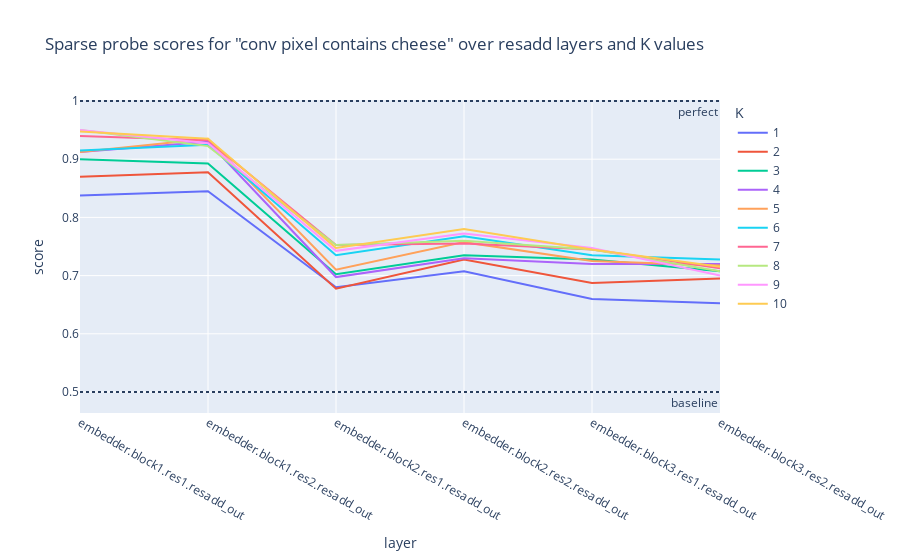
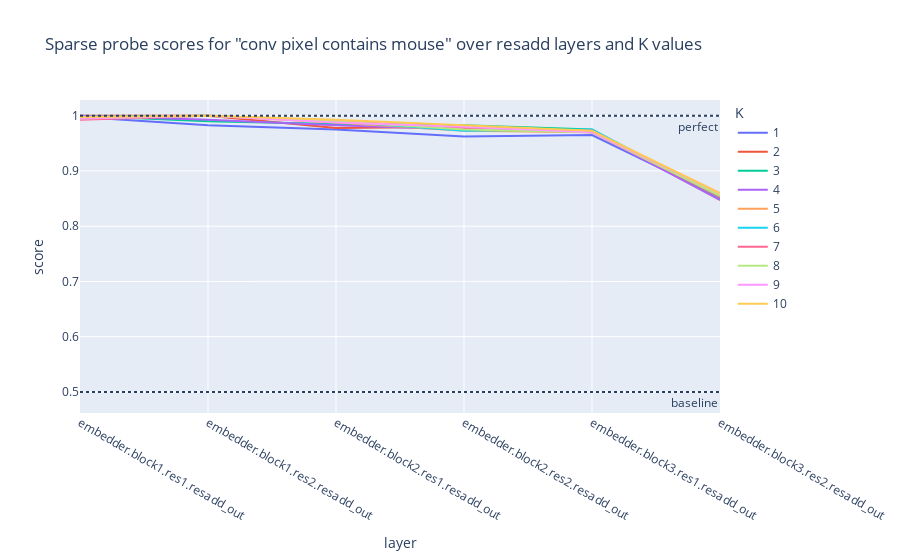

The notebook cell saved with these charts, in order:
### Code cell
# Train probes and show results
index_nums = np.arange(10)+1
for obj_name, pixel_data_this in pixel_data.items():
    scores_list = []
    for value_label, (pixels, is_obj, rows_in_value, cols_in_value, f_test, sort_inds) in tqdm(pixel_data_this.items()):
        for K in index_nums:
            results = cpr.linear_probe(pixels[:,sort_inds[:K]], is_obj, C=10, random_state=42)
            scores_list.append({'layer': value_label, 'K': K, 'score': results['test_score']})
    scores_df = pd.DataFrame(scores_list)

    fig = px.line(scores_df, x='layer', y='score', color='K',
        title=f'Sparse probe scores for "conv pixel contains {obj_name}" over resadd layers and K values')
    fig.add_hline(y=1.,  line_dash="dot", annotation_text="perfect",  annotation_position="bottom right")
    fig.add_hline(y=0.5, line_dash="dot", annotation_text="baseline", annotation_position="bottom right")
    fig.show()

### Figure 1 — Plotly figure (JSON) as saved in the notebook; plotly's stock layout.template omitted (floating-point values rounded to 4 significant figures)
{"data": [{"hovertemplate": "K=1<br>layer=%{x}<br>score=%{y}<extra></extra>", "legendgroup": "1", "line": {"color": "#636efa", "dash": "solid"}, "marker": {"symbol": "circle"}, "mode": "lines", "name": "1", "orientation": "v", "showlegend": true, "type": "scatter", "x": ["embedder.block1.res1.resadd_out", "embedder.block1.res2.resadd_out", "embedder.block2.res1.resadd_out", "embedder.block2.res2.resadd_out", "embedder.block3.res1.resadd_out", "embedder.block3.res2.resadd_out"], "xaxis": "x", "y": [0.8375, 0.845, 0.68, 0.7075, 0.66, 0.6525], "yaxis": "y"}, {"hovertemplate": "K=2<br>layer=%{x}<br>score=%{y}<extra></extra>", "legendgroup": "2", "line": {"color": "#EF553B", "dash": "solid"}, "marker": {"symbol": "circle"}, "mode": "lines", "name": "2", "orientation": "v", "showlegend": true, "type": "scatter", "x": ["embedder.block1.res1.resadd_out", "embedder.block1.res2.resadd_out", "embedder.block2.res1.resadd_out", "embedder.block2.res2.resadd_out", "embedder.block3.res1.resadd_out", "embedder.block3.res2.resadd_out"], "xaxis": "x", "y": [0.87, 0.8775, 0.6775, 0.7275, 0.6875, 0.695], "yaxis": "y"}, {"hovertemplate": "K=3<br>layer=%{x}<br>score=%{y}<extra></extra>", "legendgroup": "3", "line": {"color": "#00cc96", "dash": "solid"}, "marker": {"symbol": "circle"}, "mode": "lines", "name": "3", "orientation": "v", "showlegend": true, "type": "scatter", "x": ["embedder.block1.res1.resadd_out", "embedder.block1.res2.resadd_out", "embedder.block2.res1.resadd_out", "embedder.block2.res2.resadd_out", "embedder.block3.res1.resadd_out", "embedder.block3.res2.resadd_out"], "xaxis": "x", "y": [0.9, 0.8925, 0.7025, 0.735, 0.7275, 0.7075], "yaxis": "y"}, {"hovertemplate": "K=4<br>layer=%{x}<br>score=%{y}<extra></extra>", "legendgroup": "4", "line": {"color": "#ab63fa", "dash": "solid"}, "marker": {"symbol": "circle"}, "mode": "lines", "name": "4", "orientation": "v", "showlegend": true, "type": "scatter", "x": ["embedder.block1.res1.resadd_out", "embedder.block1.res2.resadd_out", "embedder.block2.res1.resadd_out", "embedder.block2.res2.resadd_out", "embedder.block3.res1.resadd_out", "embedder.block3.res2.resadd_out"], "xaxis": "x", "y": [0.9125, 0.93, 0.6975, 0.73, 0.72, 0.72], "yaxis": "y"}, {"hovertemplate": "K=5<br>layer=%{x}<br>score=%{y}<extra></extra>", "legendgroup": "5", "line": {"color": "#FFA15A", "dash": "solid"}, "marker": {"symbol": "circle"}, "mode": "lines", "name": "5", "orientation": "v", "showlegend": true, "type": "scatter", "x": ["embedder.block1.res1.resadd_out", "embedder.block1.res2.resadd_out", "embedder.block2.res1.resadd_out", "embedder.block2.res2.resadd_out", "embedder.block3.res1.resadd_out", "embedder.block3.res2.resadd_out"], "xaxis": "x", "y": [0.9125, 0.935, 0.71, 0.7575, 0.725, 0.7175], "yaxis": "y"}, {"hovertemplate": "K=6<br>layer=%{x}<br>score=%{y}<extra></extra>", "legendgroup": "6", "line": {"color": "#19d3f3", "dash": "solid"}, "marker": {"symbol": "circle"}, "mode": "lines", "name": "6", "orientation": "v", "showlegend": true, "type": "scatter", "x": ["embedder.block1.res1.resadd_out", "embedder.block1.res2.resadd_out", "embedder.block2.res1.resadd_out", "embedder.block2.res2.resadd_out", "embedder.block3.res1.resadd_out", "embedder.block3.res2.resadd_out"], "xaxis": "x", "y": [0.915, 0.925, 0.735, 0.7675, 0.735, 0.7275], "yaxis": "y"}, {"hovertemplate": "K=7<br>layer=%{x}<br>score=%{y}<extra></extra>", "legendgroup": "7", "line": {"color": "#FF6692", "dash": "solid"}, "marker": {"symbol": "circle"}, "mode": "lines", "name": "7", "orientation": "v", "showlegend": true, "type": "scatter", "x": ["embedder.block1.res1.resadd_out", "embedder.block1.res2.resadd_out", "embedder.block2.res1.resadd_out", "embedder.block2.res2.resadd_out", "embedder.block3.res1.resadd_out", "embedder.block3.res2.resadd_out"], "xaxis": "x", "y": [0.94, 0.9325, 0.7525, 0.755, 0.745, 0.7125], "yaxis": "y"}, {"hovertemplate": "K=8<br>layer=%{x}<br>score=%{y}<extra></extra>", "legendgroup": "8", "line": {"color": "#B6E880", "dash": "solid"}, "marker": {"symbol": "circle"}, "mode": "lines", "name": "8", "orientation": "v", "showlegend": true, "type": "scatter", "x": ["embedder.block1.res1.resadd_out", "embedder.block1.res2.resadd_out", "embedder.block2.res1.resadd_out", "embedder.block2.res2.resadd_out", "embedder.block3.res1.resadd_out", "embedder.block3.res2.resadd_out"], "xaxis": "x", "y": [0.95, 0.9225, 0.7525, 0.76, 0.745, 0.7075], "yaxis": "y"}, {"hovertemplate": "K=9<br>layer=%{x}<br>score=%{y}<extra></extra>", "legendgroup": "9", "line": {"color": "#FF97FF", "dash": "solid"}, "marker": {"symbol": "circle"}, "mode": "lines", "name": "9", "orientation": "v", "showlegend": true, "type": "scatter", "x": ["embedder.block1.res1.resadd_out", "embedder.block1.res2.resadd_out", "embedder.block2.res1.resadd_out", "embedder.block2.res2.resadd_out", "embedder.block3.res1.resadd_out", "embedder.block3.res2.resadd_out"], "xaxis": "x", "y": [0.95, 0.9275, 0.7425, 0.7725, 0.7475, 0.7], "yaxis": "y"}, {"hovertemplate": "K=10<br>layer=%{x}<br>score=%{y}<extra></extra>", "legendgroup": "10", "line": {"color": "#FECB52", "dash": "solid"}, "marker": {"symbol": "circle"}, "mode": "lines", "name": "10", "orientation": "v", "showlegend": true, "type": "scatter", "x": ["embedder.block1.res1.resadd_out", "embedder.block1.res2.resadd_out", "embedder.block2.res1.resadd_out", "embedder.block2.res2.resadd_out", "embedder.block3.res1.resadd_out", "embedder.block3.res2.resadd_out"], "xaxis": "x", "y": [0.9475, 0.935, 0.7475, 0.78, 0.745, 0.715], "yaxis": "y"}], "layout": {"annotations": [{"showarrow": false, "text": "perfect", "x": 1, "xanchor": "right", "xref": "x domain", "y": 1, "yanchor": "top", "yref": "y"}, {"showarrow": false, "text": "baseline", "x": 1, "xanchor": "right", "xref": "x domain", "y": 0.5, "yanchor": "top", "yref": "y"}], "legend": {"title": {"text": "K"}, "tracegroupgap": 0}, "shapes": [{"line": {"dash": "dot"}, "type": "line", "x0": 0, "x1": 1, "xref": "x domain", "y0": 1, "y1": 1, "yref": "y"}, {"line": {"dash": "dot"}, "type": "line", "x0": 0, "x1": 1, "xref": "x domain", "y0": 0.5, "y1": 0.5, "yref": "y"}], "title": {"text": "Sparse probe scores for \"conv pixel contains cheese\" over resadd layers and K values"}, "xaxis": {"anchor": "y", "domain": [0, 1], "title": {"text": "layer"}}, "yaxis": {"anchor": "x", "domain": [0, 1], "title": {"text": "score"}}}}

### Figure 2 — Plotly figure (JSON) as saved in the notebook; plotly's stock layout.template omitted (floating-point values rounded to 4 significant figures)
{"data": [{"hovertemplate": "K=1<br>layer=%{x}<br>score=%{y}<extra></extra>", "legendgroup": "1", "line": {"color": "#636efa", "dash": "solid"}, "marker": {"symbol": "circle"}, "mode": "lines", "name": "1", "orientation": "v", "showlegend": true, "type": "scatter", "x": ["embedder.block1.res1.resadd_out", "embedder.block1.res2.resadd_out", "embedder.block2.res1.resadd_out", "embedder.block2.res2.resadd_out", "embedder.block3.res1.resadd_out", "embedder.block3.res2.resadd_out"], "xaxis": "x", "y": [0.9975, 0.9825, 0.975, 0.9625, 0.965, 0.8525], "yaxis": "y"}, {"hovertemplate": "K=2<br>layer=%{x}<br>score=%{y}<extra></extra>", "legendgroup": "2", "line": {"color": "#EF553B", "dash": "solid"}, "marker": {"symbol": "circle"}, "mode": "lines", "name": "2", "orientation": "v", "showlegend": true, "type": "scatter", "x": ["embedder.block1.res1.resadd_out", "embedder.block1.res2.resadd_out", "embedder.block2.res1.resadd_out", "embedder.block2.res2.resadd_out", "embedder.block3.res1.resadd_out", "embedder.block3.res2.resadd_out"], "xaxis": "x", "y": [1, 1, 0.9775, 0.98, 0.9725, 0.8475], "yaxis": "y"}, {"hovertemplate": "K=3<br>layer=%{x}<br>score=%{y}<extra></extra>", "legendgroup": "3", "line": {"color": "#00cc96", "dash": "solid"}, "marker": {"symbol": "circle"}, "mode": "lines", "name": "3", "orientation": "v", "showlegend": true, "type": "scatter", "x": ["embedder.block1.res1.resadd_out", "embedder.block1.res2.resadd_out", "embedder.block2.res1.resadd_out", "embedder.block2.res2.resadd_out", "embedder.block3.res1.resadd_out", "embedder.block3.res2.resadd_out"], "xaxis": "x", "y": [1, 0.99, 0.985, 0.9825, 0.975, 0.85], "yaxis": "y"}, {"hovertemplate": "K=4<br>layer=%{x}<br>score=%{y}<extra></extra>", "legendgroup": "4", "line": {"color": "#ab63fa", "dash": "solid"}, "marker": {"symbol": "circle"}, "mode": "lines", "name": "4", "orientation": "v", "showlegend": true, "type": "scatter", "x": ["embedder.block1.res1.resadd_out", "embedder.block1.res2.resadd_out", "embedder.block2.res1.resadd_out", "embedder.block2.res2.resadd_out", "embedder.block3.res1.resadd_out", "embedder.block3.res2.resadd_out"], "xaxis": "x", "y": [1, 0.9925, 0.9825, 0.975, 0.97, 0.8475], "yaxis": "y"}, {"hovertemplate": "K=5<br>layer=%{x}<br>score=%{y}<extra></extra>", "legendgroup": "5", "line": {"color": "#FFA15A", "dash": "solid"}, "marker": {"symbol": "circle"}, "mode": "lines", "name": "5", "orientation": "v", "showlegend": true, "type": "scatter", "x": ["embedder.block1.res1.resadd_out", "embedder.block1.res2.resadd_out", "embedder.block2.res1.resadd_out", "embedder.block2.res2.resadd_out", "embedder.block3.res1.resadd_out", "embedder.block3.res2.resadd_out"], "xaxis": "x", "y": [0.9975, 1, 0.9875, 0.9725, 0.97, 0.855], "yaxis": "y"}, {"hovertemplate": "K=6<br>layer=%{x}<br>score=%{y}<extra></extra>", "legendgroup": "6", "line": {"color": "#19d3f3", "dash": "solid"}, "marker": {"symbol": "circle"}, "mode": "lines", "name": "6", "orientation": "v", "showlegend": true, "type": "scatter", "x": ["embedder.block1.res1.resadd_out", "embedder.block1.res2.resadd_out", "embedder.block2.res1.resadd_out", "embedder.block2.res2.resadd_out", "embedder.block3.res1.resadd_out", "embedder.block3.res2.resadd_out"], "xaxis": "x", "y": [0.9975, 1, 0.99, 0.9725, 0.975, 0.8525], "yaxis": "y"}, {"hovertemplate": "K=7<br>layer=%{x}<br>score=%{y}<extra></extra>", "legendgroup": "7", "line": {"color": "#FF6692", "dash": "solid"}, "marker": {"symbol": "circle"}, "mode": "lines", "name": "7", "orientation": "v", "showlegend": true, "type": "scatter", "x": ["embedder.block1.res1.resadd_out", "embedder.block1.res2.resadd_out", "embedder.block2.res1.resadd_out", "embedder.block2.res2.resadd_out", "embedder.block3.res1.resadd_out", "embedder.block3.res2.resadd_out"], "xaxis": "x", "y": [0.9925, 1, 0.99, 0.9775, 0.9725, 0.8525], "yaxis": "y"}, {"hovertemplate": "K=8<br>layer=%{x}<br>score=%{y}<extra></extra>", "legendgroup": "8", "line": {"color": "#B6E880", "dash": "solid"}, "marker": {"symbol": "circle"}, "mode": "lines", "name": "8", "orientation": "v", "showlegend": true, "type": "scatter", "x": ["embedder.block1.res1.resadd_out", "embedder.block1.res2.resadd_out", "embedder.block2.res1.resadd_out", "embedder.block2.res2.resadd_out", "embedder.block3.res1.resadd_out", "embedder.block3.res2.resadd_out"], "xaxis": "x", "y": [0.995, 1, 0.99, 0.975, 0.97, 0.855], "yaxis": "y"}, {"hovertemplate": "K=9<br>layer=%{x}<br>score=%{y}<extra></extra>", "legendgroup": "9", "line": {"color": "#FF97FF", "dash": "solid"}, "marker": {"symbol": "circle"}, "mode": "lines", "name": "9", "orientation": "v", "showlegend": true, "type": "scatter", "x": ["embedder.block1.res1.resadd_out", "embedder.block1.res2.resadd_out", "embedder.block2.res1.resadd_out", "embedder.block2.res2.resadd_out", "embedder.block3.res1.resadd_out", "embedder.block3.res2.resadd_out"], "xaxis": "x", "y": [0.995, 1, 0.9875, 0.98, 0.97, 0.86], "yaxis": "y"}, {"hovertemplate": "K=10<br>layer=%{x}<br>score=%{y}<extra></extra>", "legendgroup": "10", "line": {"color": "#FECB52", "dash": "solid"}, "marker": {"symbol": "circle"}, "mode": "lines", "name": "10", "orientation": "v", "showlegend": true, "type": "scatter", "x": ["embedder.block1.res1.resadd_out", "embedder.block1.res2.resadd_out", "embedder.block2.res1.resadd_out", "embedder.block2.res2.resadd_out", "embedder.block3.res1.resadd_out", "embedder.block3.res2.resadd_out"], "xaxis": "x", "y": [0.9975, 1, 0.9925, 0.9825, 0.9725, 0.86], "yaxis": "y"}], "layout": {"annotations": [{"showarrow": false, "text": "perfect", "x": 1, "xanchor": "right", "xref": "x domain", "y": 1, "yanchor": "top", "yref": "y"}, {"showarrow": false, "text": "baseline", "x": 1, "xanchor": "right", "xref": "x domain", "y": 0.5, "yanchor": "top", "yref": "y"}], "legend": {"title": {"text": "K"}, "tracegroupgap": 0}, "shapes": [{"line": {"dash": "dot"}, "type": "line", "x0": 0, "x1": 1, "xref": "x domain", "y0": 1, "y1": 1, "yref": "y"}, {"line": {"dash": "dot"}, "type": "line", "x0": 0, "x1": 1, "xref": "x domain", "y0": 0.5, "y1": 0.5, "yref": "y"}], "title": {"text": "Sparse probe scores for \"conv pixel contains mouse\" over resadd layers and K values"}, "xaxis": {"anchor": "y", "domain": [0, 1], "title": {"text": "layer"}}, "yaxis": {"anchor": "x", "domain": [0, 1], "title": {"text": "score"}}}}
